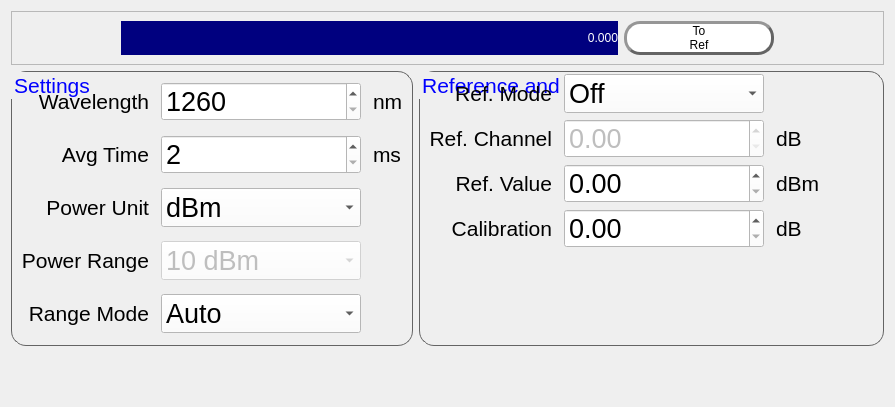
      <widget class="QWidget" name="tab_2">
       <attribute name="title">
        <string>Powermeter 5</string>
       </attribute>
       <layout class="QGridLayout" name="gridLayout_10">
        <item row="0" column="0" colspan="2">
         <widget class="QFrame" name="frame_2">
          <property name="sizePolicy">
           <sizepolicy hsizetype="Minimum" vsizetype="Preferred">
            <horstretch>0</horstretch>
            <verstretch>0</verstretch>
           </sizepolicy>
          </property>
          <property name="maximumSize">
           <size>
            <width>16777215</width>
            <height>150</height>
           </size>
          </property>
          <property name="autoFillBackground">
           <bool>false</bool>
          </property>
          <property name="frameShape">
           <enum>QFrame::StyledPanel</enum>
          </property>
          <property name="frameShadow">
           <enum>QFrame::Raised</enum>
          </property>
          <layout class="QHBoxLayout" name="horizontalLayout_3">
           <item>
            <spacer name="horizontalSpacer_3">
             <property name="orientation">
              <enum>Qt::Horizontal</enum>
             </property>
             <property name="sizeType">
              <enum>QSizePolicy::Fixed</enum>
             </property>
             <property name="sizeHint" stdset="0">
              <size>
               <width>100</width>
               <height>20</height>
              </size>
             </property>
            </spacer>
           </item>
           <item>
            <widget class="QLabel" name="main_disp_2">
             <property name="styleSheet">
              <string notr="true">color: rgb(255, 255, 255);
background-color: rgb(0, 0, 127);
font: 72pt &quot;MS Shell Dlg 2&quot;;</string>
             </property>
             <property name="text">
              <string>0.000</string>
             </property>
             <property name="alignment">
              <set>Qt::AlignRight|Qt::AlignTrailing|Qt::AlignVCenter</set>
             </property>
            </widget>
           </item>
           <item>
            <widget class="QPushButton" name="P_ref_1">
             <property name="sizePolicy">
              <sizepolicy hsizetype="Minimum" vsizetype="Preferred">
               <horstretch>0</horstretch>
               <verstretch>0</verstretch>
              </sizepolicy>
             </property>
             <property name="minimumSize">
              <size>
               <width>150</width>
               <height>0</height>
              </size>
             </property>
             <property name="maximumSize">
              <size>
               <width>150</width>
               <height>16777215</height>
              </size>
             </property>
             <property name="styleSheet">
              <string notr="true">QPushButton{
border-color: rgb(100, 100, 100);
font: 20pt &quot;MS Shell Dlg 2&quot;;
border-width: 3px;        
border-style: outset;
border-radius: 16px;
background-color: rgb(255, 255, 255);}
QPushButton::hover{
background-color : rgb(215, 240, 255);}
</string>
             </property>
             <property name="text">
              <string>To
Ref</string>
             </property>
            </widget>
           </item>
           <item>
            <spacer name="horizontalSpacer_4">
             <property name="orientation">
              <enum>Qt::Horizontal</enum>
             </property>
             <property name="sizeType">
              <enum>QSizePolicy::Fixed</enum>
             </property>
             <property name="sizeHint" stdset="0">
              <size>
               <width>100</width>
               <height>20</height>
              </size>
             </property>
            </spacer>
           </item>
          </layout>
         </widget>
        </item>
        <item row="2" column="0">
         <spacer name="verticalSpacer_2">
          <property name="orientation">
           <enum>Qt::Vertical</enum>
          </property>
          <property name="sizeType">
           <enum>QSizePolicy::Fixed</enum>
          </property>
          <property name="sizeHint" stdset="0">
           <size>
            <width>20</width>
            <height>50</height>
           </size>
          </property>
         </spacer>
        </item>
        <item row="1" column="1">
         <widget class="QGroupBox" name="groupBox_7">
          <property name="font">
           <font>
            <pointsize>16</pointsize>
           </font>
          </property>
          <property name="styleSheet">
           <string notr="true">QGroupBox{
border-color: rgb(100, 100, 100);
border-width: 1px;        
border-style: solid;
border-radius: 15px;
}
QGroupBox:title{
color: rgb(0, 0, 255);
}</string>
          </property>
          <property name="title">
           <string>Reference and Calibration</string>
          </property>
          <layout class="QGridLayout" name="gridLayout_8">
           <property name="topMargin">
            <number>2</number>
           </property>
           <property name="bottomMargin">
            <number>2</number>
           </property>
           <property name="horizontalSpacing">
            <number>12</number>
           </property>
           <property name="verticalSpacing">
            <number>6</number>
           </property>
           <item row="3" column="1">
            <widget class="QDoubleSpinBox" name="calib_1">
             <property name="font">
              <font>
               <pointsize>20</pointsize>
              </font>
             </property>
             <property name="styleSheet">
              <string notr="true">background-color: rgb(255, 255, 255);</string>
             </property>
            </widget>
           </item>
           <item row="1" column="2">
            <widget class="QLabel" name="label_31">
             <property name="maximumSize">
              <size>
               <width>50</width>
               <height>16777215</height>
              </size>
             </property>
             <property name="font">
              <font>
               <pointsize>16</pointsize>
              </font>
             </property>
             <property name="text">
              <string>dB</string>
             </property>
            </widget>
           </item>
           <item row="2" column="0">
            <widget class="QLabel" name="label_32">
             <property name="maximumSize">
              <size>
               <width>150</width>
               <height>16777215</height>
              </size>
             </property>
             <property name="font">
              <font>
               <pointsize>16</pointsize>
              </font>
             </property>
             <property name="text">
              <string>Ref. Value</string>
             </property>
             <property name="alignment">
              <set>Qt::AlignRight|Qt::AlignTrailing|Qt::AlignVCenter</set>
             </property>
            </widget>
           </item>
           <item row="3" column="2">
            <widget class="QLabel" name="label_34">
             <property name="maximumSize">
              <size>
               <width>50</width>
               <height>16777215</height>
              </size>
             </property>
             <property name="font">
              <font>
               <pointsize>16</pointsize>
              </font>
             </property>
             <property name="text">
              <string>dB</string>
             </property>
            </widget>
           </item>
           <item row="3" column="0">
            <widget class="QLabel" name="label_33">
             <property name="maximumSize">
              <size>
               <width>150</width>
               <height>16777215</height>
              </size>
             </property>
             <property name="font">
              <font>
               <pointsize>16</pointsize>
              </font>
             </property>
             <property name="text">
              <string>Calibration</string>
             </property>
             <property name="alignment">
              <set>Qt::AlignRight|Qt::AlignTrailing|Qt::AlignVCenter</set>
             </property>
            </widget>
           </item>
           <item row="0" column="1">
            <widget class="QComboBox" name="ref_mode_1">
             <property name="minimumSize">
              <size>
               <width>200</width>
               <height>0</height>
              </size>
             </property>
             <property name="maximumSize">
              <size>
               <width>200</width>
               <height>16777215</height>
              </size>
             </property>
             <property name="font">
              <font>
               <pointsize>20</pointsize>
              </font>
             </property>
             <property name="styleSheet">
              <string notr="true">background-color: rgb(255, 255, 255);</string>
             </property>
             <item>
              <property name="text">
               <string>Off</string>
              </property>
             </item>
             <item>
              <property name="text">
               <string>On</string>
              </property>
             </item>
            </widget>
           </item>
           <item row="2" column="1">
            <widget class="QDoubleSpinBox" name="ref_val_1">
             <property name="font">
              <font>
               <pointsize>20</pointsize>
              </font>
             </property>
             <property name="styleSheet">
              <string notr="true">background-color: rgb(255, 255, 255);</string>
             </property>
            </widget>
           </item>
           <item row="1" column="1">
            <widget class="QDoubleSpinBox" name="ref_channel_1">
             <property name="enabled">
              <bool>false</bool>
             </property>
             <property name="font">
              <font>
               <pointsize>20</pointsize>
              </font>
             </property>
             <property name="styleSheet">
              <string notr="true">background-color: rgb(255, 255, 255);</string>
             </property>
            </widget>
           </item>
           <item row="2" column="2">
            <widget class="QLabel" name="label">
             <property name="font">
              <font>
               <pointsize>16</pointsize>
              </font>
             </property>
             <property name="text">
              <string>dBm</string>
             </property>
            </widget>
           </item>
           <item row="0" column="0">
            <widget class="QLabel" name="label_28">
             <property name="maximumSize">
              <size>
               <width>150</width>
               <height>16777215</height>
              </size>
             </property>
             <property name="font">
              <font>
               <pointsize>16</pointsize>
              </font>
             </property>
             <property name="text">
              <string>&lt;html&gt;&lt;head/&gt;&lt;body&gt;&lt;p&gt;Ref. Mode&lt;/p&gt;&lt;/body&gt;&lt;/html&gt;</string>
             </property>
             <property name="alignment">
              <set>Qt::AlignRight|Qt::AlignTrailing|Qt::AlignVCenter</set>
             </property>
            </widget>
           </item>
           <item row="1" column="0">
            <widget class="QLabel" name="label_30">
             <property name="maximumSize">
              <size>
               <width>150</width>
               <height>16777215</height>
              </size>
             </property>
             <property name="font">
              <font>
               <pointsize>16</pointsize>
              </font>
             </property>
             <property name="text">
              <string>&lt;html&gt;&lt;head/&gt;&lt;body&gt;&lt;p&gt;Ref. Channel&lt;/p&gt;&lt;/body&gt;&lt;/html&gt;</string>
             </property>
             <property name="alignment">
              <set>Qt::AlignRight|Qt::AlignTrailing|Qt::AlignVCenter</set>
             </property>
            </widget>
           </item>
           <item row="5" column="1">
            <spacer name="verticalSpacer_3">
             <property name="orientation">
              <enum>Qt::Vertical</enum>
             </property>
             <property name="sizeType">
              <enum>QSizePolicy::Fixed</enum>
             </property>
             <property name="sizeHint" stdset="0">
              <size>
               <width>20</width>
               <height>95</height>
              </size>
             </property>
            </spacer>
           </item>
           <item row="1" column="3">
            <spacer name="horizontalSpacer_6">
             <property name="orientation">
              <enum>Qt::Horizontal</enum>
             </property>
             <property name="sizeType">
              <enum>QSizePolicy::Fixed</enum>
             </property>
             <property name="sizeHint" stdset="0">
              <size>
               <width>54</width>
               <height>20</height>
              </size>
             </property>
            </spacer>
           </item>
          </layout>
         </widget>
        </item>
        <item row="1" column="0">
         <widget class="QGroupBox" name="groupBox_6">
          <property name="font">
           <font>
            <pointsize>16</pointsize>
           </font>
          </property>
          <property name="styleSheet">
           <string notr="true">QGroupBox{
border-color: rgb(100, 100, 100);
border-width: 1px;        
border-style: solid;
border-radius: 15px;
}
QGroupBox:title{
color: rgb(0, 0, 255);
}</string>
          </property>
          <property name="title">
           <string>Settings</string>
          </property>
          <layout class="QGridLayout" name="gridLayout_7">
           <property name="topMargin">
            <number>2</number>
           </property>
           <property name="bottomMargin">
            <number>2</number>
           </property>
           <property name="horizontalSpacing">
            <number>12</number>
           </property>
           <item row="0" column="2">
            <widget class="QLabel" name="label_21">
             <property name="maximumSize">
              <size>
               <width>50</width>
               <height>16777215</height>
              </size>
             </property>
             <property name="font">
              <font>
               <pointsize>16</pointsize>
              </font>
             </property>
             <property name="text">
              <string>nm</string>
             </property>
            </widget>
           </item>
           <item row="0" column="0">
            <widget class="QLabel" name="label_24">
             <property name="maximumSize">
              <size>
               <width>170</width>
               <height>16777215</height>
              </size>
             </property>
             <property name="font">
              <font>
               <pointsize>16</pointsize>
              </font>
             </property>
             <property name="text">
              <string>Wavelength</string>
             </property>
             <property name="alignment">
              <set>Qt::AlignRight|Qt::AlignTrailing|Qt::AlignVCenter</set>
             </property>
            </widget>
           </item>
           <item row="1" column="0">
            <widget class="QLabel" name="label_25">
             <property name="maximumSize">
              <size>
               <width>170</width>
               <height>16777215</height>
              </size>
             </property>
             <property name="font">
              <font>
               <pointsize>16</pointsize>
              </font>
             </property>
             <property name="text">
              <string>Avg Time</string>
             </property>
             <property name="alignment">
              <set>Qt::AlignRight|Qt::AlignTrailing|Qt::AlignVCenter</set>
             </property>
            </widget>
           </item>
           <item row="2" column="0">
            <widget class="QLabel" name="label_26">
             <property name="maximumSize">
              <size>
               <width>170</width>
               <height>16777215</height>
              </size>
             </property>
             <property name="font">
              <font>
               <pointsize>16</pointsize>
              </font>
             </property>
             <property name="text">
              <string>Power Unit</string>
             </property>
             <property name="alignment">
              <set>Qt::AlignRight|Qt::AlignTrailing|Qt::AlignVCenter</set>
             </property>
            </widget>
           </item>
           <item row="2" column="1">
            <widget class="QComboBox" name="P_pwr_unit_1">
             <property name="minimumSize">
              <size>
               <width>200</width>
               <height>0</height>
              </size>
             </property>
             <property name="maximumSize">
              <size>
               <width>200</width>
               <height>16777215</height>
              </size>
             </property>
             <property name="font">
              <font>
               <pointsize>20</pointsize>
              </font>
             </property>
             <property name="styleSheet">
              <string notr="true">background-color: rgb(255, 255, 255);</string>
             </property>
             <property name="editable">
              <bool>false</bool>
             </property>
             <item>
              <property name="text">
               <string>dBm</string>
              </property>
             </item>
             <item>
              <property name="text">
               <string>dB</string>
              </property>
             </item>
            </widget>
           </item>
           <item row="0" column="1">
            <widget class="QSpinBox" name="P_wavelength_1">
             <property name="minimumSize">
              <size>
               <width>200</width>
               <height>0</height>
              </size>
             </property>
             <property name="font">
              <font>
               <pointsize>20</pointsize>
              </font>
             </property>
             <property name="styleSheet">
              <string notr="true">background-color: rgb(255, 255, 255);</string>
             </property>
             <property name="minimum">
              <number>1260</number>
             </property>
             <property name="maximum">
              <number>1640</number>
             </property>
            </widget>
           </item>
           <item row="1" column="2">
            <widget class="QLabel" name="label_44">
             <property name="font">
              <font>
               <pointsize>16</pointsize>
              </font>
             </property>
             <property name="text">
              <string>ms</string>
             </property>
            </widget>
           </item>
           <item row="3" column="0">
            <widget class="QLabel" name="label_45">
             <property name="maximumSize">
              <size>
               <width>170</width>
               <height>16777215</height>
              </size>
             </property>
             <property name="font">
              <font>
               <pointsize>16</pointsize>
              </font>
             </property>
             <property name="text">
              <string>Power Range</string>
             </property>
             <property name="alignment">
              <set>Qt::AlignRight|Qt::AlignTrailing|Qt::AlignVCenter</set>
             </property>
            </widget>
           </item>
           <item row="4" column="0">
            <widget class="QLabel" name="label_46">
             <property name="maximumSize">
              <size>
               <width>170</width>
               <height>16777215</height>
              </size>
             </property>
             <property name="font">
              <font>
               <pointsize>16</pointsize>
              </font>
             </property>
             <property name="text">
              <string>Range Mode</string>
             </property>
             <property name="alignment">
              <set>Qt::AlignRight|Qt::AlignTrailing|Qt::AlignVCenter</set>
             </property>
            </widget>
           </item>
           <item row="3" column="1">
            <widget class="QComboBox" name="pwr_range_1">
             <property name="enabled">
              <bool>false</bool>
             </property>
             <property name="font">
              <font>
               <pointsize>20</pointsize>
              </font>
             </property>
             <property name="styleSheet">
              <string notr="true">background-color: rgb(255, 255, 255);</string>
             </property>
             <item>
              <property name="text">
               <string>10 dBm</string>
              </property>
             </item>
             <item>
              <property name="text">
               <string>0 dBm</string>
              </property>
             </item>
             <item>
              <property name="text">
               <string>-10 dBm</string>
              </property>
             </item>
             <item>
              <property name="text">
               <string>-20 dBm</string>
              </property>
             </item>
             <item>
              <property name="text">
               <string>-30 dBm</string>
              </property>
             </item>
            </widget>
           </item>
           <item row="4" column="1">
            <widget class="QComboBox" name="range_mode_1">
             <property name="font">
              <font>
               <pointsize>20</pointsize>
              </font>
             </property>
             <property name="styleSheet">
              <string notr="true">background-color: rgb(255, 255, 255);</string>
             </property>
             <item>
              <property name="text">
               <string>Auto</string>
              </property>
             </item>
             <item>
              <property name="text">
               <string>Manual</string>
              </property>
             </item>
            </widget>
           </item>
           <item row="1" column="1">
            <widget class="QSpinBox" name="P_avg_time_1">
             <property name="font">
              <font>
               <pointsize>20</pointsize>
              </font>
             </property>
             <property name="styleSheet">
              <string notr="true">background-color: rgb(255, 255, 255);</string>
             </property>
             <property name="minimum">
              <number>2</number>
             </property>
             <property name="maximum">
              <number>1000</number>
             </property>
            </widget>
           </item>
          </layout>
         </widget>
        </item>
       </layout>
      </widget>
